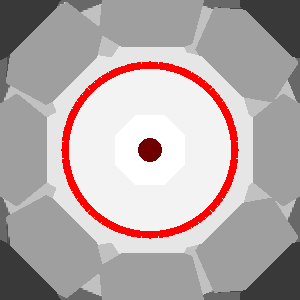

Python code for this plot:
#!/usr/bin/env python
# Demonstrate vtkDisplaySizedImplicitPlaneWidget clipping a mace geometry.

import vtkmodules.vtkInteractionStyle  # noqa: F401
import vtkmodules.vtkRenderingFreeType  # noqa: F401
import vtkmodules.vtkRenderingOpenGL2  # noqa: F401

from vtkmodules.vtkCommonDataModel import vtkPlane
from vtkmodules.vtkFiltersCore import vtkAppendPolyData, vtkClipPolyData, vtkGlyph3D
from vtkmodules.vtkFiltersSources import vtkConeSource, vtkSphereSource
from vtkmodules.vtkInteractionWidgets import (
    vtkDisplaySizedImplicitPlaneRepresentation,
    vtkDisplaySizedImplicitPlaneWidget,
)
from vtkmodules.vtkRenderingCore import (
    vtkPolyDataMapper,
    vtkRenderWindow,
    vtkRenderWindowInteractor,
    vtkRenderer,
)
from vtkmodules.vtkRenderingLOD import vtkLODActor

# Sources
sphere = vtkSphereSource()
cone = vtkConeSource()

# Filters
glyph = vtkGlyph3D()
glyph.SetInputConnection(sphere.GetOutputPort())
glyph.SetSourceConnection(cone.GetOutputPort())
glyph.SetVectorModeToUseNormal()
glyph.SetScaleModeToScaleByVector()
glyph.SetScaleFactor(0.25)
glyph.Update()

apd = vtkAppendPolyData()
apd.AddInputConnection(glyph.GetOutputPort())
apd.AddInputConnection(sphere.GetOutputPort())

plane = vtkPlane()
clipper = vtkClipPolyData()
clipper.SetInputConnection(apd.GetOutputPort())
clipper.SetClipFunction(plane)
clipper.InsideOutOn()

# Mapper + Actor
select_mapper = vtkPolyDataMapper()
select_mapper.SetInputConnection(clipper.GetOutputPort())

select_actor = vtkLODActor()
select_actor.SetMapper(select_mapper)

# Renderer
renderer = vtkRenderer()
renderer.AddActor(select_actor)

# Render window
render_window = vtkRenderWindow()
render_window.AddRenderer(renderer)
render_window.SetWindowName("display sized implicit plane widget")

# Interactor
interactor = vtkRenderWindowInteractor()
interactor.SetRenderWindow(render_window)


# Callback updates the plane implicit function on interaction
def plane_callback(caller, event_string):
    widget_rep = caller.GetRepresentation()
    widget_rep.GetPlane(plane)
    select_actor.VisibilityOn()


# Widget
plane_rep = vtkDisplaySizedImplicitPlaneRepresentation()
plane_rep.ScaleEnabledOn()
plane_rep.SetPlaceFactor(1.25)
plane_rep.PlaceWidget(select_actor.GetBounds())
plane_rep.SetNormal(plane.GetNormal())
plane_rep.DrawOutlineOn()
plane_rep.DrawIntersectionEdgesOn()

plane_widget = vtkDisplaySizedImplicitPlaneWidget()
plane_widget.SetInteractor(interactor)
plane_widget.SetRepresentation(plane_rep)
plane_widget.AddObserver("InteractionEvent", plane_callback)
plane_widget.On()

interactor.Initialize()
interactor.Start()
